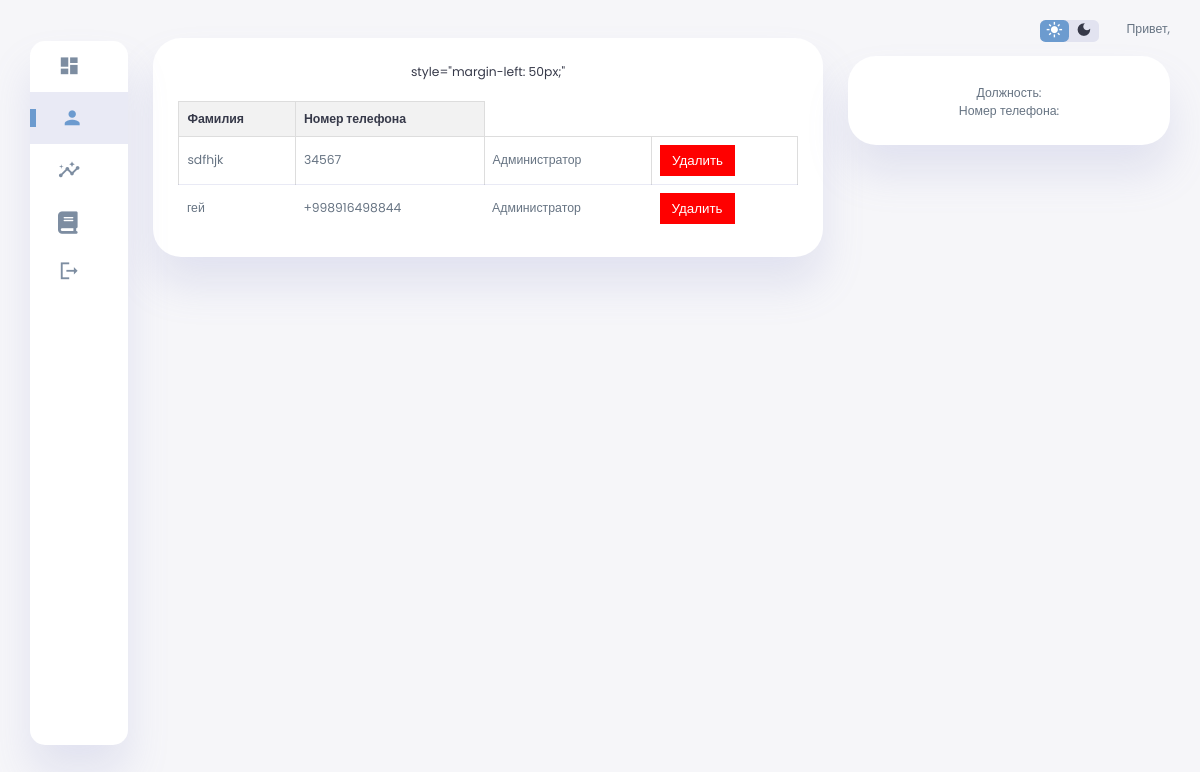
Page /employee_list/ on the committed database.
### core/models.py (models this page shows, shortened)
class Employee(models.Model):
    class EmployeeStatus(models.TextChoices):
        ADMINISTRATOR = 'admin', 'Администратор'
        TEACHER = 'teacher', 'Учитель'
    user = models.OneToOneField(User, verbose_name='Пользователь', on_delete=models.CASCADE)
    position = models.CharField(choices=EmployeeStatus.choices, max_length=20, verbose_name='Должность')
    phone = models.CharField(verbose_name='Номер телефона', max_length=20, null=True, blank=True)
    specialty = models.ForeignKey(Specialty, verbose_name='Специальность', on_delete=models.CASCADE)
    class Meta:
        verbose_name = 'Сотрудник'
        verbose_name_plural = 'Сотрудники'

### core/views.py (the view)
# urls.py: path('employee_list/', views.employee_list, name='employee_list'),
def employee_list(request):
    employees = Employee.objects.all()
    return render(request, 'employee_list.html', {'employees': employees})

### core/templates/employee_list.html (shortened to what this page needs)
{% extends 'index.html' %}
{% block content %}
<!DOCTYPE html>
<html lang="en">
<head>
</head>
<body>
<div class="new-users">
    <div class="user-list">
        <table>
            <thead>
                <tr>
                    <th>Фамилия</th>
                    <th>Номер телефона</th>
                </tr>
            </thead>
            <tbody>
                {% for employee in employees %}
                <tr>
                    <td>{{ employee.user.last_name }}</td>
                    <td>{{ employee.phone }}</td>
                    <td>{{ employee.get_position_display }}</td>
                    <td>
                        <button type="button" class="delete-button" data-modal-id="modal{{ employee.id }}">Удалить</button>
                    </td>
                </tr>
                {% endfor %}
            </tbody>
        </table>
    </div>
</div>
</body>
</html>
{% endblock %}

### core/static/css/style.css (style rules this page uses)
:root { --color-primary: #6C9BCF; --color-danger: #FF0060; --color-success: #1B9C85; --color-warning: #F7D060; --color-white: #fff; --color-info-dark: #7d8da1; --color-dark: #363949; --color-light: rgba(132, 139, 200, 0.18); --color-dark-variant: #677483; --color-background: #f6f6f9; --card-border-radius: 2rem; --border-radius-1: 0.4rem; --border-radius-2: 1.2rem; --card-padding: 1.8rem; --padding-1: 1.2rem; --box-shadow: 0 2rem 3rem var(--color-light); }
* { margin: 0; padding: 0; outline: 0; appearance: 0; border: 0; text-decoration: none; box-sizing: border-box; }
html { font-size: 14px; }
body { width: 100vw; height: 100vh; font-family: 'Poppins', sans-serif; font-size: 0.88rem; user-select: none; overflow-x: hidden; color: var(--color-dark); background-color: var(--color-background); }
main .new-users { margin-top: 1.3rem; }
main .new-users .user-list { background-color: var(--color-white); padding: var(--card-padding); border-radius: var(--card-border-radius); margin-top: 1rem; box-shadow: var(--box-shadow); display: flex; justify-content: space-around; flex-wrap: wrap; gap: 1.4rem; cursor: pointer; transition: all 0.3s ease; }
main table tbody td { height: 2.8rem; border-bottom: 1px solid var(--color-light); color: var(--color-dark-variant); }
main table tbody tr:last-child td { border: none; }
table { border-collapse: collapse; width: 100%; }
th, td { border: 1px solid #ddd; padding: 8px; text-align: left; }
th { background-color: #f2f2f2; }
.delete-button { background-color: red; color: white; border: none; padding: 8px 12px; cursor: pointer; }

### rows in the picture
Employee: user.last_name "sdfhjk", phone "34567", position "Администратор"
Employee: user.last_name "гей", phone "+998916498844", position "Администратор"
